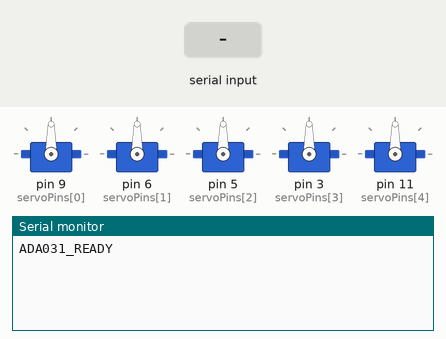
Recording of a sketch running on a simulated Arduino Uno, built with avr-gcc and run on an emulated ATmega328P. Shown: 5 × servo, the last lines printed to the serial monitor. Inputs (shaded band) come from the test bench.

Above: at 1.2 s.
1.3 s: "STATUS,1\n" received over Serial
At 1.7 s:
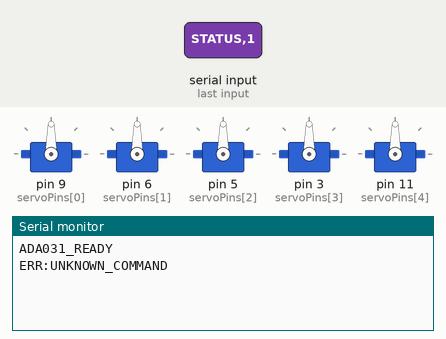
2.8 s: "M:\n" received over Serial
At 4.0 s:
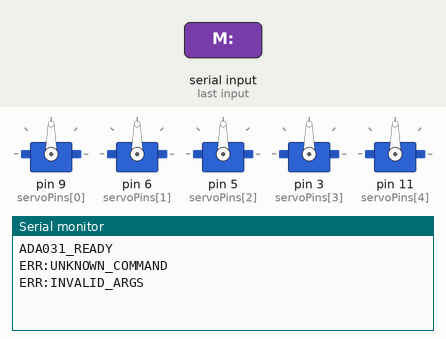
4.3 s: "STATUS\n" received over Serial
At 5.2 s:
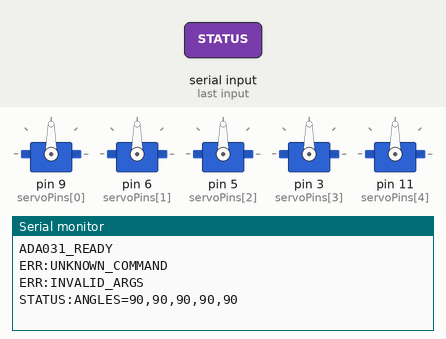

Measured:
- after the input at 1.3 s, the serial monitor: prints a new line at once (image 1)
- after the input at 2.8 s, the serial monitor: prints a new line at once (image 2)
- after the input at 4.3 s, the serial monitor: prints a new line at once (image 3)

The sketch:

arduino_pc_control.ino
```cpp
#include <Servo.h>

// Adeept ADA031 5-DOF Robotic Arm Pins (Custom Configuration)
const int servoPins[5] = {9, 6, 5, 3, 11};
Servo servos[5];

// Current angles for each servo
int currentAngles[5] = {90, 90, 90, 90, 90};

void setup() {
  Serial.begin(115200);

  // Attach servos and move to initial home position (90 degrees)
  for (int i = 0; i < 5; i++) {
    servos[i].attach(servoPins[i]);
    servos[i].write(currentAngles[i]);
  }

  Serial.println("ADA031_READY");
}

void loop() {
  if (Serial.available() > 0) {
    String inputString = Serial.readStringUntil('\n');
    inputString.trim();

    if (inputString.length() > 0) {
      processCommand(inputString);
    }
  }
}

void processCommand(String cmd) {
  // Protocol format:
  // 1. Direct Angle Control: "M:a1,a2,a3,a4,a5" (e.g., M:90,45,120,90,90)
  // 2. Status Request: "STATUS"
  // 3. Center/Home: "HOME"

  if (cmd.startsWith("M:")) {
    parseAndMove(cmd.substring(2));
  }
  else if (cmd == "STATUS") {
    printStatus();
  }
  else if (cmd == "HOME") {
    moveHome();
  }
  else {
    Serial.println("ERR:UNKNOWN_COMMAND");
  }
}

void parseAndMove(String data) {
  int values[5];
  int idx = 0;

  while (data.length() > 0 && idx < 5) {
    int commaIdx = data.indexOf(',');
    if (commaIdx == -1) {
      values[idx] = data.toInt();
      break;
    } else {
      values[idx] = data.substring(0, commaIdx).toInt();
      data = data.substring(commaIdx + 1);
    }
    idx++;
  }

  if (idx >= 4) { // Received all 5 values (0 to 4 index)
    for (int i = 0; i < 5; i++) {
      values[i] = constrain(values[i], 0, 180);
      currentAngles[i] = values[i];
      servos[i].write(currentAngles[i]);
    }
    Serial.println("OK");
  } else {
    Serial.println("ERR:INVALID_ARGS");
  }
}

void moveHome() {
  for (int i = 0; i < 5; i++) {
    currentAngles[i] = 90;
    servos[i].write(90);
  }
  Serial.println("OK:HOME");
}

void printStatus() {
  Serial.print("STATUS:ANGLES=");
  for (int i = 0; i < 5; i++) {
    Serial.print(currentAngles[i]);
    if (i < 4) Serial.print(",");
  }
  Serial.println();
}
```
